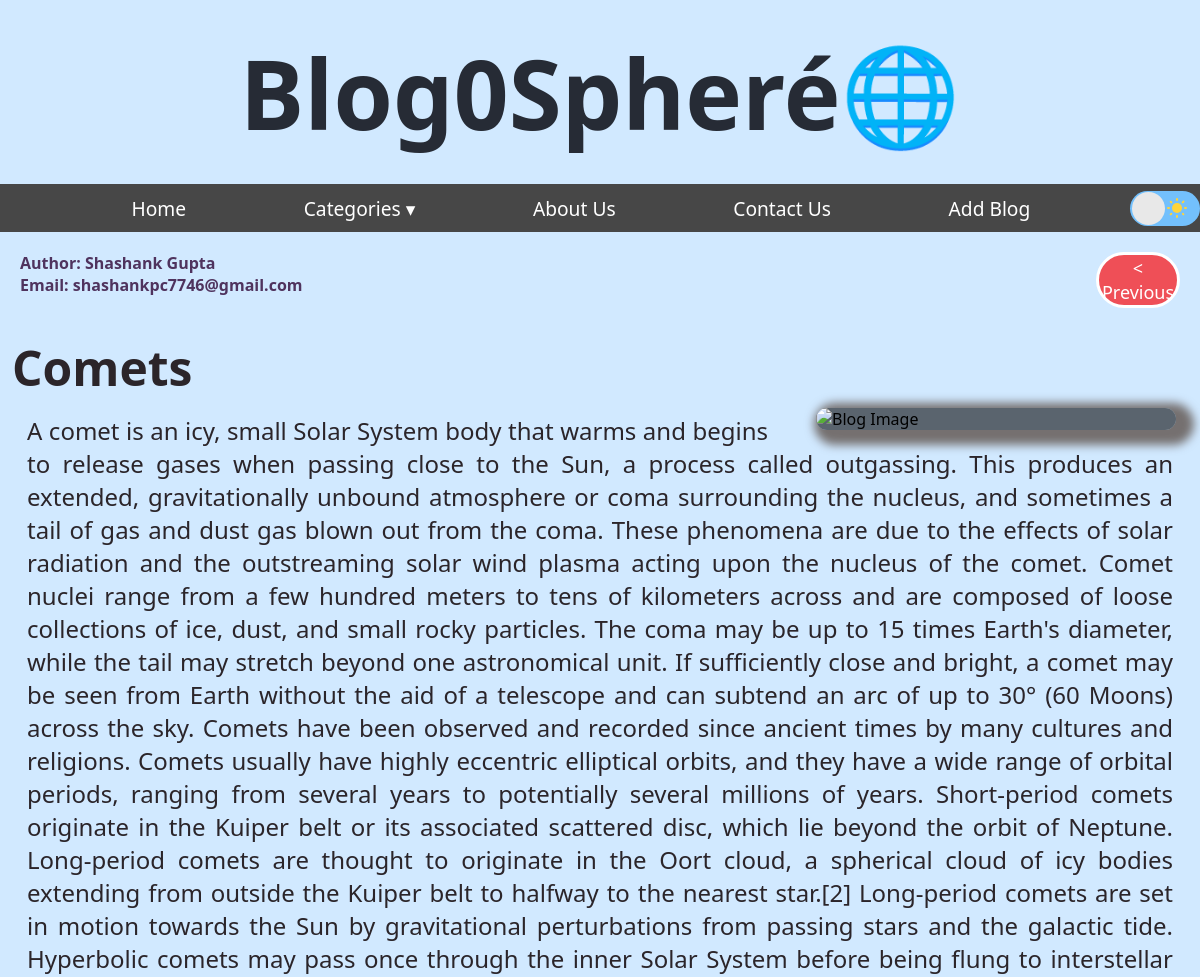
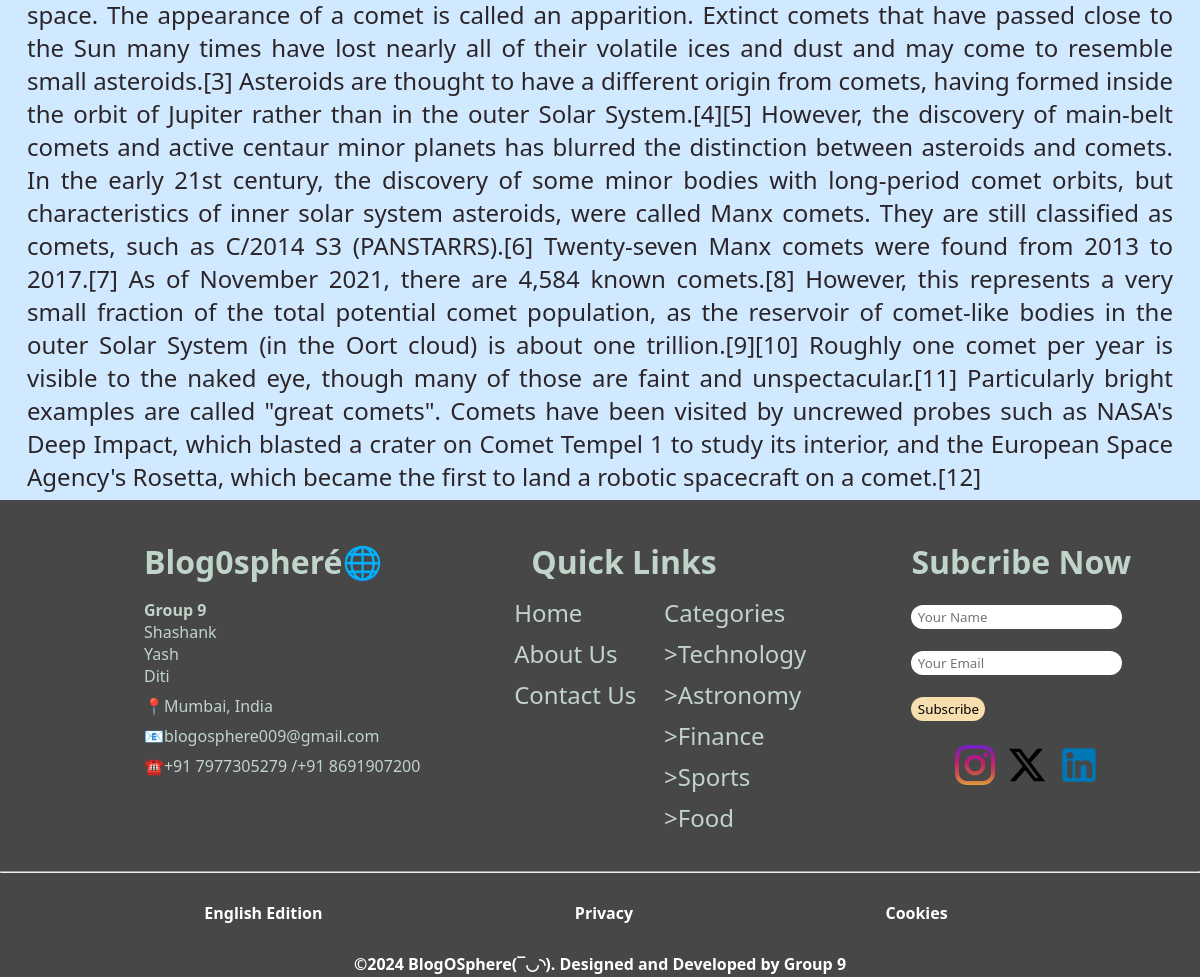
The page /blogs/shashankpc7746@gmail.com/2 on the database its author committed (2 pictures, top to bottom).
### run.py (models this page shows)
class Blogosphere_blogs(db.Model):
    __tablename__ = 'blogosphere_blogs'
    id = db.Column(db.Integer, primary_key=True, autoincrement=True)
    name = db.Column(db.String(100),nullable=False)
    email = db.Column(db.String(100),nullable=False)
    title = db.Column(db.String(100), nullable=False)
    content = db.Column(db.String(10000), nullable=False)
    date = db.Column(db.DateTime, nullable=False, default=datetime.utcnow)

### run.py (the view)
@app.route('/blogs/<email>/<int:blog_id>', methods=['GET'])
def full_blog(email, blog_id):
    blog = Blogosphere_blogs.query.filter_by(email=email, id=blog_id).first()
    if blog:
        return render_template('full_blog.html', blog=blog)
    else:
        flash('Blog not found!', 'error')
        return redirect('/home')

### run.py (called while the page is built)
@app.context_processor
def global_flash_message():
  messages = get_flashed_messages(with_categories=True)
  return dict(messages=messages)

### templates/full_blog.html
{% extends 'layout.html' %} {% block body %}
<link
  rel="stylesheet"
  href="{{ url_for('static', filename='full_blog.css') }}"
/>
<div class="blog">
  <div class="button_goback">
    <div class="details">
      <h2>
        Author: {{ blog.name }}<br />
        Email: {{ blog.email }}
      </h2>
    </div>
    <a href="{{ url_for('blog') }}" class="button"> < Previous</a>
  </div>
  <img
    class="full_blog_image"
    src="{{ url_for('static', filename='upload_images/image_blogid_' + blog.id|string + '.jpg') }}"
    alt="Blog Image"
  />
  <h2 class="title">{{ blog.title }}</h2>
  <h2 class="full_blog_content">{{ blog.content }}</h2>
</div>
{% endblock %}

### static/style.css (style rules this page uses)
* { margin: 0; padding: 0; box-sizing: border-box; }
a { text-decoration: none; color: #c0d4c9; }
body { font-family: "Lato", "Consolas", sans-serif; background-color: #d1e9ff; --head-text: #262b35; --primary-text: #1b1111; --secondary-text: #41446d; --about-head: #217679; --nav-bg-color: #474747; --slider-color: #7d9ea2; --h3-color: #2a4034; --h2-color: #2a4034; --h1-color: #2b252a; --para-color: #4f335e; --scroll: rgba(0, 0, 0, 0.5); }
.button { height: 5vh; width: 7vw; position: relative; margin-left: 3vw; background-color: black; color: white; border: solid; border-radius: 2rem; }
h2 { font-weight: 700; font-size: 2rem; color: var(--h2-color); }
@media only screen and (min-width: 1024px) { .button { height: 5.8vh; width: 10vw; margin-left: 2vw; padding: 4px; border-radius: 2rem; font-size: 1rem; } }
@media only screen and (min-width: 1024px) { h2 { font-weight: 700; font-size: 2rem; color: var(--h2-color); } }

### static/full_blog.css (style rules this page uses)
* { font-family: system-ui; }
.details { color: #f4f4f9; font-family: system-ui; font-size: 1vh; font-weight: 500; }
h2 { color: var(--h1-color); text-justify: inter-word; text-align: justify; }
.title { padding: 7px 12px; font-size: 4vw; }
.full_blog_content { padding: 2px 22px; margin: 5px; font-size: 2vw; border-radius: 5px; font-weight: 500; }
.details h2 { font-weight: 700; font-size: 1rem; color: var(--para-color); }
.full_blog_image { background-color: rgba(0, 0, 0, 0.568); float: right; width: 30%; height: 30%; max-width: 100%; border-radius: 1.2rem; margin-top: 10vh; margin-right: 2vw; margin-left: 4vw; box-shadow: 8px 5px 10px 10px rgb(117, 112, 112); }
.button { text-align: center; background-color: #ff0000a8; color: white; text-decoration: none; border-radius: 50px; transition: background-color 0.3s; height: 7vh; width: 7vw; position: relative; display: flex; justify-content: center; align-items: center; font-size: large; }
.button_goback { display: flex; justify-content: space-between; padding: 20px; }

### rows shown on the page
Blogosphere_blogs: name "Shashank Gupta", email "shashankpc7746@gmail.com", title "Comets", content "A comet is an icy, small Solar System body that warms and begins to release gases when passing close to the Sun, a process called outgassing. This produces an extended, gravitationally unbound atmosphere or coma surrounding the nucleus, and sometimes a tail of gas and dust gas blown out from the coma. These phenomena are due to the effects of solar radiation and the outstreaming solar wind plasma acting upon the nucleus of the comet. Comet nuclei range from a few hundred meters to tens of kilometers across and are composed of loose collections of ice, dust, and small rocky particles. The coma may be up to 15 times Earth's diameter, while the tail may stretch beyond one astronomical unit. If…"
